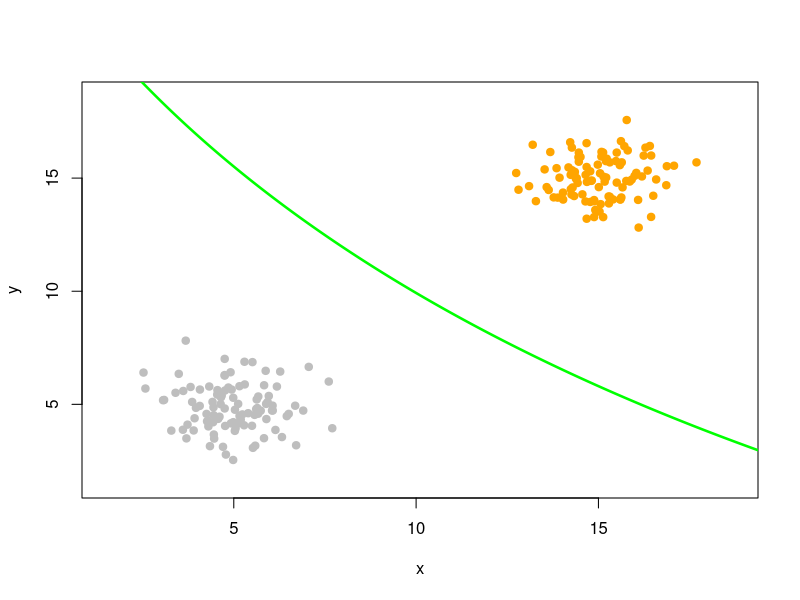

This chart was generated by the following R code:
library(MASS)

get_mu <- function(xl)
{

	m <- dim(xl)[2]
	mu <- matrix(NA, 1, m)
	
	for(i in 1:m)
	{
		mu[1,i] <- mean(xl[,i])
	}
	
	return(mu)
	
}

get_matrix <- function(xl,mu)
{

	n <- dim(xl)[1]
	m <- dim(xl)[2]
	sigma <- matrix(0, m, m)
	
	for(i in 1:n)
	{
		sigma <- sigma + (t(xl[i,]-mu) %*% (xl[i,]-mu))
	}
	
	return(sigma/(n-1))

}

coef <- function(mu1,mu2,sigma1,sigma2)
{
	  
	invsigma1 <- solve(sigma1)
	invsigma2 <- solve(sigma2)
	a <- invsigma1 - invsigma2
	A <- a[1,1]
	B <- a[2,2]
	C <- 2*a[1,2]
	
	b <- invsigma1%*%t(mu1) - invsigma2%*%t(mu2)
	
	D <- -2*b[1,1]
	E <- -2*b[2,1]
	F <- c(log(det(sigma1)) - log(det(sigma2)) + mu1%*%invsigma1%*%t(mu1) - mu2%*%invsigma2%*%t(mu2))
	
	func <- function(x, y) {
		x^2*A + y^2*B + x*y*C + x*D + y*E + F
	}
	
	return(func)
	
}


n <- 100

sigma1 <- matrix(c(1,0, 0, 1), 2, 2)
sigma2 <- matrix(c(1, 0,0, 1), 2, 2)

mu1 <- c(5, 5)
mu2 <- c(15, 15)

xy1 <- mvrnorm(n=n, mu = mu1, Sigma = sigma1)
xy2 <- mvrnorm(n=n, mu = mu2, Sigma = sigma2)

plotxmin <- min(xy1[,1], xy2[,1]) - 1
plotymin <- min(xy1[,2], xy2[,2]) - 1
plotxmax <- max(xy1[,1], xy2[,1]) + 1
plotymax <- max(xy1[,2], xy2[,2]) + 1
plot(xy1[,1],xy2[,2], type="n", xlab = "x", ylab = "y", xlim=c(plotxmin, plotxmax), ylim = c(plotymin, plotymax))

colors <- c("gray", "orange")
points(xy1, pch=21, col=colors[1], bg=colors[1])
points(xy2, pch=21, col=colors[2], bg=colors[2])

mu1 <- get_mu(xy1)
mu2 <- get_mu(xy2)

sigma1 <-get_matrix(xy1,mu1)
sigma2 <-get_matrix(xy2,mu2)

X <- seq(plotxmin-5, plotxmax+5, len = 500)
Y <- seq(plotymin-5, plotymax+5, len = 500)

f <- coef(mu1,mu2,sigma1,sigma2)
Z <- outer(X, Y, f)

contour(X, Y, Z, levels = 0, add = TRUE, drawlabels = TRUE, lwd = 2.5,col="green")